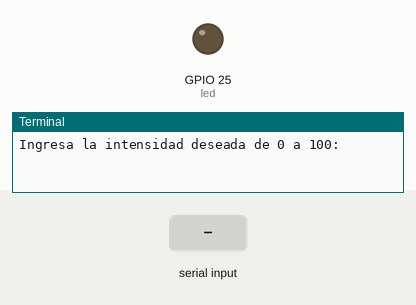
The program below on a simulated Raspberry Pi (BCM pin numbers). Shown: output pins drawn as LEDs (lit = HIGH), the last lines printed to the terminal. The inputs (shaded band) are chosen by the test bench.

Above: at 1.2 s.
1.3 s: "5" typed at the terminal, then Enter
At 2.2 s:
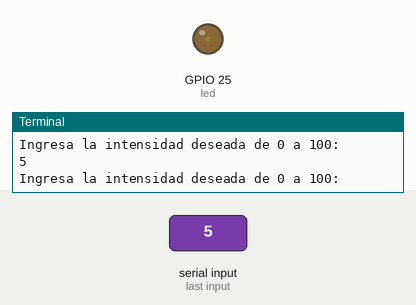
2.8 s: "90" typed at the terminal, then Enter
At 3.3 s:
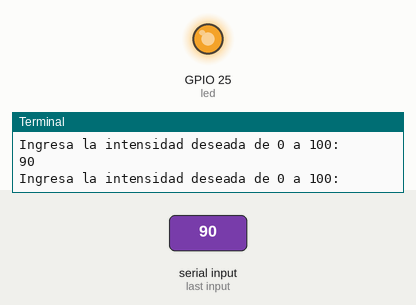
Timing chart, 0 to 5.8 s (numbered marks = the images above; inputs shaded):
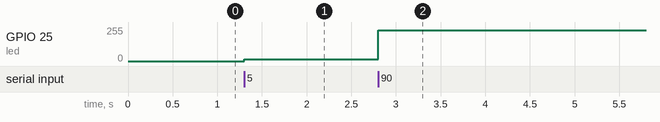

The program:

ledPWM.py
```python
from gpiozero import PWMLED
from time import sleep

led = PWMLED(25)

def intensidad(valor):
    intensidad = valor / 100
    led.value = (intensidad)


while True:

    if __name__ == '__main__':
        valorIntensidad = float(input('Ingresa la intensidad deseada de 0 a 100: '))
        intensidad(valorIntensidad)
"""
        led.value = (0)
        sleep(2)
        led.value = (0.25)
        sleep(2)
        led.value = (1)
        sleep(2)
"""
"""TODO --> Realiza un programa que te permita controlar la intensidad del LED, desde la consola.
Recuerda que los valores permitidos son de 0 a 1, esto podrías representarse en procentaje de 0% a 100% """

"""
Las instrucciones para el control de la intensidad luminosa del LED por PWM, están definidas estrictamente para
LEDS con ánodo común. Si se requiere utlizar LEDS con la configuración de cátodo común,
es necesario realizar una operación para invertir el valor del ciclo de trabajo

        led.value = (1 - 0)
        sleep(2)
        led.value = (1 - 0.25)
        sleep(2)
        led.value = (1 - 1 )
        sleep(2)
"""
```

Measured:
- after the input at 1.3 s, GPIO 25 (led): 0/255 → 13/255 at once
- after the input at 2.8 s, GPIO 25 (led): 13/255 → 230/255 at once
